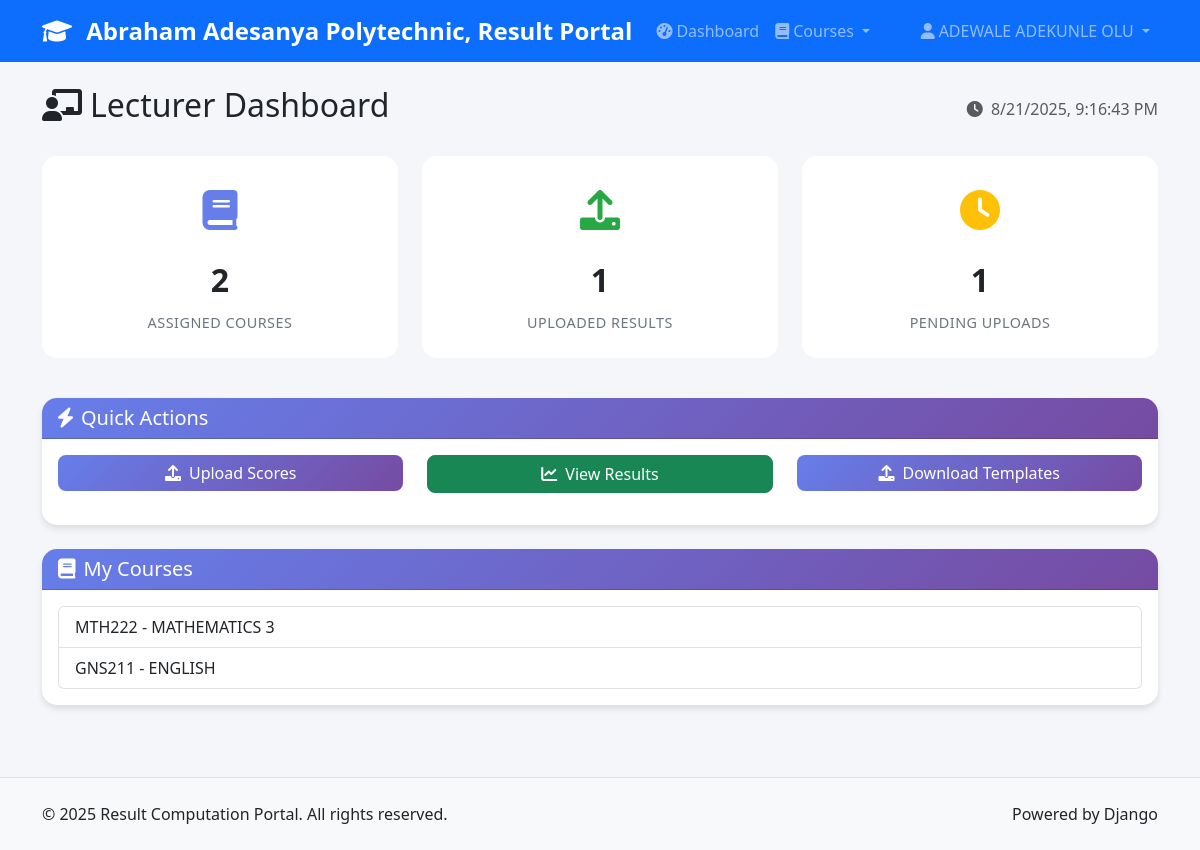
Screenshot of /accounts/lecturer-dashboard/ (signed in) with the database file from the repository.
### accounts/models.py (models this page shows, shortened)
class User(AbstractUser):
    ROLE_CHOICES = [
        ('admin', 'Admin'),
        ('hod', 'Head of Department'),
        ('lecturer', 'Lecturer'),
        ('student', 'Student'),
    ]
    role = models.CharField(max_length=20, choices=ROLE_CHOICES, default='student')
    phone_number = models.CharField(
        max_length=15,
        validators=[RegexValidator(regex=r'^\+?1?\d{9,15}$', message="Phone number must be entered in the format: '+999999999'. Up to 15 digits allowed.")],
        blank=True,
        null=True
    )
    date_of_birth = models.DateField(blank=True, null=True)
    address = models.TextField(blank=True, null=True)
    profile_picture = models.ImageField(upload_to='profile_pics/', blank=True, null=True)
    is_active = models.BooleanField(default=True)
    created_at = models.DateTimeField(auto_now_add=True)
    updated_at = models.DateTimeField(auto_now=True)
    staff_id = models.CharField(max_length=20, blank=True, null=True)
    department = models.ForeignKey(
        'courses.Department',
        on_delete=models.SET_NULL,
        blank=True,
        null=True,
        related_name='users'
    )
    class Meta:
        db_table = 'auth_user'
        verbose_name = 'User'
        verbose_name_plural = 'Users'
    def get_full_name(self):
        return f"{self.first_name} {self.last_name}".strip() or self.username
    @property
    def is_admin(self):
        return self.role == 'admin'
    @property
    def is_hod(self):
        return self.role == 'hod'
    @property
    def is_lecturer(self):
        return self.role == 'lecturer'
    @property
    def is_student(self):
        return self.role == 'student'
    def can_upload_scores(self):
        return self.is_lecturer or self.is_hod or self.is_admin
    def can_view_analytics(self):
        return self.is_hod or self.is_admin

class CourseAllocation(models.Model):
    lecturer = models.ForeignKey(
        'accounts.User',
        on_delete=models.CASCADE,
        limit_choices_to={'role': 'lecturer'}
    )
    course = models.ForeignKey('courses.Course', on_delete=models.CASCADE)
    session = models.ForeignKey('results.Session', on_delete=models.CASCADE)
    semester = models.ForeignKey('results.Semester', on_delete=models.CASCADE)
    allocated_at = models.DateTimeField(auto_now_add=True)
    class Meta:
        unique_together = ('lecturer', 'course', 'session', 'semester')
        verbose_name = "Course Allocation"
        verbose_name_plural = "Course Allocations"

### courses/models.py (models this page shows, shortened)
class Course(models.Model):
    SEMESTER_CHOICES = [
        ("first", "First Semester"),
        ("second", "Second Semester"),
    ]
    code = models.CharField(max_length=20)
    title = models.CharField(max_length=200)
    credit_units = models.PositiveIntegerField()
    department = models.ForeignKey(Department, on_delete=models.CASCADE, related_name="courses")
    level = models.PositiveIntegerField()
    semester = models.CharField(max_length=10, choices=SEMESTER_CHOICES)
    lecturer = models.ForeignKey(
        "accounts.User",
        on_delete=models.SET_NULL,
        null=True,
        blank=True,
        limit_choices_to={"role__in": ["lecturer", "hod", "admin"]},
        related_name="courses",
    )
    description = models.TextField(blank=True, null=True)
    created_at = models.DateTimeField(auto_now_add=True)
    updated_at = models.DateTimeField(auto_now=True)
    class Meta:
        unique_together = ("code", "semester", "level", "department")
        ordering = ["code"]
        verbose_name = "Course"
        verbose_name_plural = "Courses"

### accounts/views.py (the view)
# urls.py: path('lecturer-dashboard/', views.lecturer_dashboard, name='lecturer_dashboard'),
@login_required
def lecturer_dashboard(request):
    lecturer = request.user
    allocations = CourseAllocation.objects.filter(lecturer=lecturer)
    assigned_courses_count = allocations.count()
    allocation_tuples = set(allocations.values_list('course_id', 'semester_id'))
    print("Allocation tuples:", allocation_tuples)  # <-- Debug here
    uploaded_results_tuples = set(
        Result.objects.filter(uploaded_by=lecturer)
        .values_list('course_id', 'semester_id').distinct()
    )
    print("Uploaded results tuples:", uploaded_results_tuples)  # <-- And here
    uploaded_results_count = len(allocation_tuples.intersection(uploaded_results_tuples))
    print("Intersection (uploaded results count):", uploaded_results_count)  # <-- And here
    pending_uploads_count = assigned_courses_count - uploaded_results_count
    if pending_uploads_count < 0:
        pending_uploads_count = 0
    context = {
        'allocations': allocations,
        'assigned_courses': assigned_courses_count,
        'uploaded_results': uploaded_results_count,
        'pending_uploads': pending_uploads_count,
    }
    return render(request, 'accounts/lecturer_dashboard.html', context)

### templates/accounts/lecturer_dashboard.html (shortened to what this page needs)
{% extends 'base/base.html' %}
{% load static %}
{% block content %}
<div class="row">
    <div class="col-12">
        <div class="d-flex justify-content-between align-items-center mb-4">
            <h2><i class="fas fa-chalkboard-teacher me-2"></i>Lecturer Dashboard</h2>
            <div class="text-muted">
                <i class="fas fa-clock me-1"></i>
                <span id="current-time"></span>
            </div>
        </div>
    </div>
</div>
<div class="row mb-4">
    <div class="col-lg-4 col-md-6 mb-3">
        <div class="stats-card primary">
            <div class="stats-icon">
                <i class="fas fa-book"></i>
            </div>
            <div class="stats-number">{{ assigned_courses }}</div>
            <div class="stats-title">Assigned Courses</div>
        </div>
    </div>
    <div class="col-lg-4 col-md-6 mb-3">
        <div class="stats-card success">
            <div class="stats-icon">
                <i class="fas fa-upload"></i>
            </div>
            <div class="stats-number">{{ uploaded_results }}</div>
            <div class="stats-title">Uploaded Results</div>
        </div>
    </div>
    <div class="col-lg-4 col-md-6 mb-3">
        <div class="stats-card warning">
            <div class="stats-icon">
                <i class="fas fa-clock"></i>
            </div>
            <div class="stats-number">{{ pending_uploads }}</div>
            <div class="stats-title">Pending Uploads</div>
        </div>
    </div>
</div>
<div class="row mb-4">
    <div class="col-12">
        <div class="card">
            <div class="card-header">
                <h5 class="mb-0"><i class="fas fa-bolt me-2"></i>Quick Actions</h5>
            </div>
            <div class="card-body">
                <div class="row">
                    <div class="col-lg-4 col-md-6 mb-3">
                        <a href="{% url 'results:upload_scores' %}" class="btn btn-primary w-100">
                            <i class="fas fa-upload me-2"></i>Upload Scores
                        </a>
                    </div>
                    <div class="col-lg-4 col-md-6 mb-3">
                        <a href="{% url 'results:dashboard' %}" class="btn btn-success w-100">
                            <i class="fas fa-chart-line me-2"></i>View Results
                        </a>
                    </div>
                    <div class="col-lg-4 col-md-6 mb-3">
                        <a href="{% url 'results:upload_scores' %}" class="btn btn-primary w-100">
                            <i class="fas fa-upload me-2"></i>Download Templates
                        </a>
                    </div>
                </div>
            </div>
        </div>
    </div>
</div>
<div class="row">
    <div class="col-12">
        <div class="card">
            <div class="card-header">
                <h5 class="mb-0"><i class="fas fa-book me-2"></i>My Courses</h5>
            </div>
            <div class="card-body">
                {% if allocations %}
                    <ul class="list-group">
                        {% for alloc in allocations %}
                            <li class="list-group-item">
                                {{ alloc.course.code }} - {{ alloc.course.title }}
                            </li>
                        {% endfor %}
                    </ul>
                {% else %}
                    <div class="text-center py-4">
                        <i class="fas fa-book fa-3x text-muted mb-3"></i>
                        <p class="text-muted">Your assigned courses will appear here.</p>
                        <p class="text-muted">Contact the HOD to assign courses to you.</p>
                    </div>
                {% endif %}
            </div>
        </div>
    </div>
</div>
{% endblock %}

### templates/base/base.html (shortened to what this page needs)
{% load static %}
<!DOCTYPE html>
<html lang="en">
<head>
    <link href="https://cdn.jsdelivr.net/npm/bootstrap@5.3.0/dist/css/bootstrap.min.css" rel="stylesheet">
    <link href="https://cdnjs.cloudflare.com/ajax/libs/font-awesome/6.0.0/css/all.min.css" rel="stylesheet">
    <link href="{% static 'css/style.css' %}" rel="stylesheet">
</head>
<body>
{% if user.is_authenticated %}
<nav class="navbar navbar-expand-lg navbar-dark bg-primary">
    <div class="container">
        <a class="navbar-brand" href="{% url 'accounts:dashboard' %}">
            <i class="fas fa-graduation-cap me-2"></i>
            Abraham Adesanya Polytechnic, Result Portal
        </a>
        <div class="collapse navbar-collapse" id="navbarNav">
            <ul class="navbar-nav me-auto">
                <li class="nav-item">
                    <a class="nav-link" href="{% url 'accounts:dashboard' %}">
                        <i class="fas fa-tachometer-alt me-1"></i>Dashboard
                    </a>
                </li>
                {% if user.can_upload_scores %}
                <li class="nav-item dropdown">
                    <a class="nav-link dropdown-toggle" href="#" role="button" data-bs-toggle="dropdown">
                        <i class="fas fa-book me-1"></i>Courses
                    </a>
                </li>
                {% endif %}
            </ul>
            <ul class="navbar-nav">
                <li class="nav-item dropdown">
                    <a class="nav-link dropdown-toggle" href="#" role="button" data-bs-toggle="dropdown">
                        <i class="fas fa-user me-1"></i>{{ user.get_full_name }}
                    </a>
                </li>
            </ul>
        </div>
    </div>
</nav>
{% endif %}
<main class="{% if user.is_authenticated %}py-4{% else %}py-5{% endif %}">
    <div class="container">
        {% block content %}{% endblock %}
    </div>
</main>
<footer class="bg-light py-4 mt-5">
    <div class="container">
        <div class="row">
            <div class="col-md-6">
                <p class="mb-0">&copy; 2025 Result Computation Portal. All rights reserved.</p>
            </div>
            <div class="col-md-6 text-end">
                <p class="mb-0">Powered by Django</p>
            </div>
        </div>
    </div>
</footer>
</body>
</html>

### static/css/style.css (style rules this page uses)
:root { --primary-color: #667eea; --secondary-color: #764ba2; --success-color: #28a745; --danger-color: #dc3545; --warning-color: #ffc107; --info-color: #17a2b8; --light-color: #f8f9fa; --dark-color: #343a40; }
body { font-family: 'Segoe UI', Tahoma, Geneva, Verdana, sans-serif; background-color: #f5f6fa; }
.navbar-brand { font-weight: bold; font-size: 1.5rem; }
.navbar-nav .nav-link { font-weight: 500; transition: all 0.3s ease; }
.card { border: none; border-radius: 15px; box-shadow: 0 4px 6px rgba(0, 0, 0, 0.1); transition: all 0.3s ease; }
.card-header { background: linear-gradient(135deg, var(--primary-color) 0%, var(--secondary-color) 100%); color: white; border-radius: 15px 15px 0 0 !important; font-weight: 600; }
.btn { border-radius: 8px; font-weight: 500; transition: all 0.3s ease; }
.btn-primary { background: linear-gradient(135deg, var(--primary-color) 0%, var(--secondary-color) 100%); border: none; }
.stats-card { background: white; border-radius: 15px; padding: 1.5rem; text-align: center; transition: all 0.3s ease; }
.stats-card .stats-icon { font-size: 2.5rem; margin-bottom: 1rem; }
.stats-card.primary .stats-icon { color: var(--primary-color); }
.stats-card.success .stats-icon { color: var(--success-color); }
.stats-card.warning .stats-icon { color: var(--warning-color); }
.stats-card .stats-number { font-size: 2rem; font-weight: bold; margin-bottom: 0.5rem; }
.stats-card .stats-title { color: #6c757d; font-size: 0.9rem; text-transform: uppercase; letter-spacing: 0.5px; }
footer { margin-top: auto; border-top: 1px solid #e1e5e9; }

### rows the page displays
CourseAllocation: course.code "MTH222", course "MATHEMATICS 3"
CourseAllocation: course.code "GNS211", course "ENGLISH"

### other values shown
{{ user.get_full_name }} "ADEWALE ADEKUNLE OLU"
{{ assigned_courses }} "2"
{{ uploaded_results }} "1"
{{ pending_uploads }} "1"
